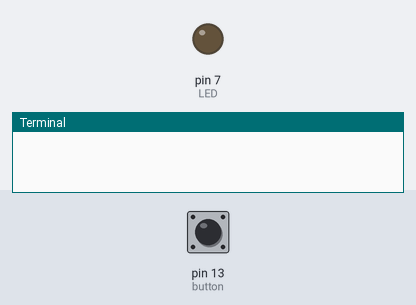
Bench run of a program on a simulated Raspberry Pi (header pin numbers). Shown: output pins drawn as LEDs (lit = HIGH), the last lines printed to the terminal. Dashed ring = blinking. Inputs (shaded band) come from the test bench; at power-on: pin 13 (button) HIGH.

Above: at 1.2 s.
1.3 s: pin 13 (button) pulled LOW for 3.2 s
At 4.6 s:
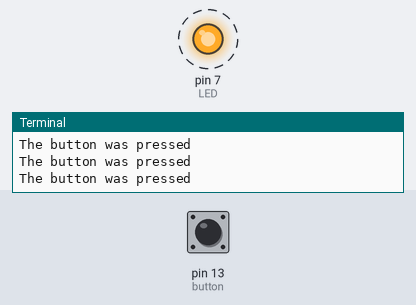
6.0 s: pin 13 (button) pulled LOW for 0.15 s
At 7.0 s:
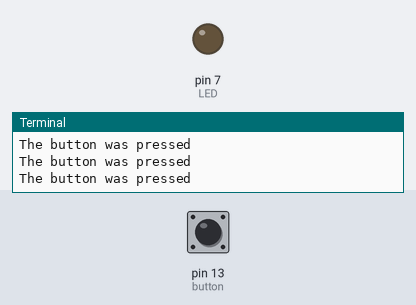
Timing chart, 0 to 9.0 s (numbered marks = the images above; inputs shaded):
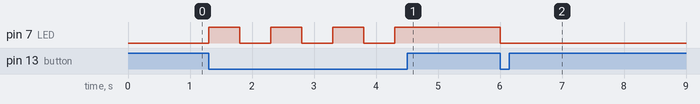

Measured:
- after the input at 1.3 s, pin 7 (LED): alternates HIGH for 0.50 s and LOW for 0.50 s, 7 changes in all, then stays HIGH, starting at once
- after the input at 6.0 s, pin 7 (LED): HIGH → LOW at once

The program:

Button.py
```python
import RPi.GPIO as GPIO
from time import sleep
GPIO.setmode(GPIO.BOARD)
button = 13
LED = 7
GPIO.setup(button,GPIO.IN,pull_up_down = GPIO.PUD_UP)
GPIO.setup(LED,GPIO.OUT)
switch = False
while(1):
    if GPIO.input(button) == 0:
        print "The button was pressed"
        if switch == False:
            GPIO.output(LED,True)
            switch = True
            sleep(.5)
        else:
            GPIO.output(LED, False)
            switch = False
            sleep(.5)
GPIO.cleanup()
```
